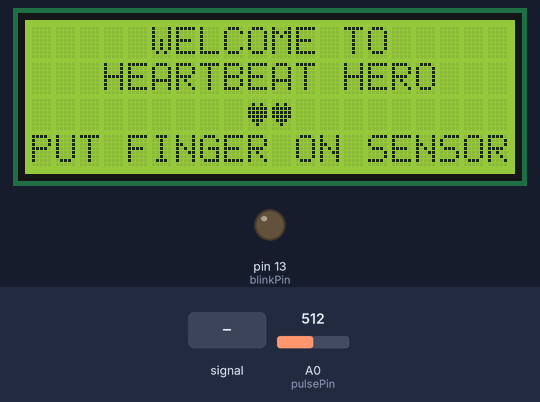
Simulated run of this sketch. Board: Arduino Uno, built with avr-gcc and run on an emulated ATmega328P. Parts: 20×4 character LCD, output pins drawn as LEDs (lit = HIGH). The test bench sets the inputs (shaded band); at power-on: A0 (pulsePin) = 512. What the sketch prints to the serial monitor is not drawn.

Above: at 0.2 s.
1.3 s: A0 (pulsePin) fed a 2 Hz sine of ±306 counts around its level
At 2.34 s:
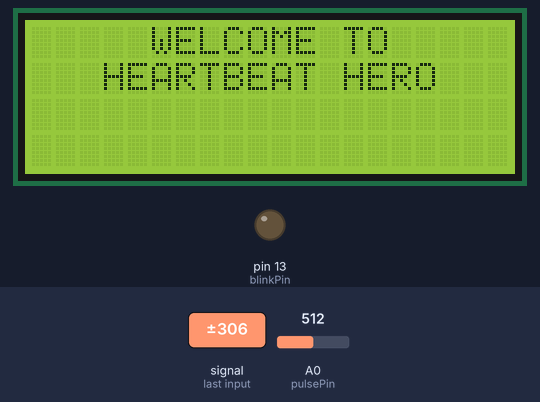
4.3 s: A0 (pulsePin) set to 540
7.3 s: A0 (pulsePin) set to 529
At 10.23 s:
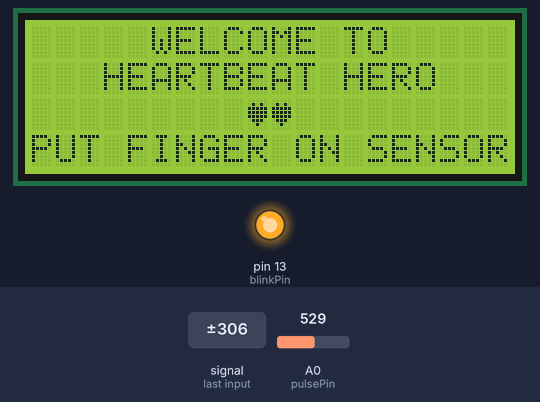
10.3 s: A0 (pulsePin) set to 511
At 12.3 s:
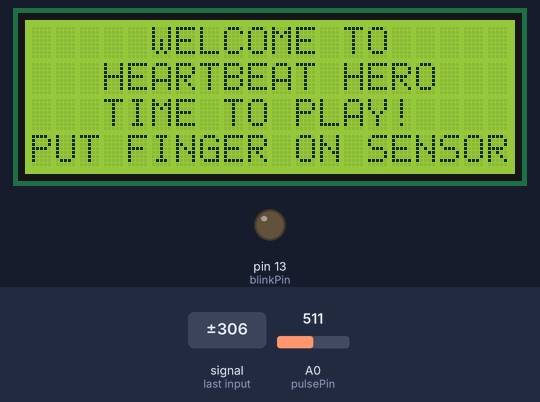
12.6 s: A0 (pulsePin) fed a 1000 Hz sine of ±255 counts around its level
At 14.0 s:
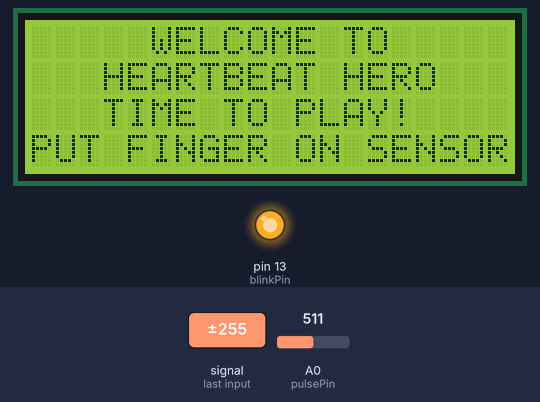
14.3 s: A0 (pulsePin) fed a 200 Hz sine of ±81 counts around its level
At 17.7 s:
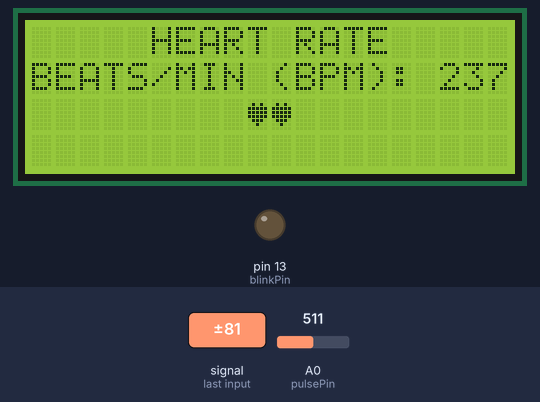
Timing chart, 0 to 19.2 s (numbered marks = the images above; inputs shaded):
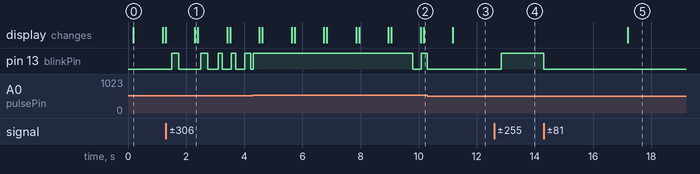

Measured:
- after the input at 1.3 s, pin 13 (blinkPin): LOW → HIGH after 0.20 s, → LOW 0.25 s later, → HIGH 0.75 s later, → LOW 0.25 s later, … (10 changes in this stretch)
- after the input at 7.3 s, pin 13 (blinkPin): HIGH → LOW after 2.5 s, → HIGH 0.29 s later
- after the input at 10.3 s, pin 13 (blinkPin): HIGH → LOW at once
- after the input at 12.6 s, pin 13 (blinkPin): LOW → HIGH after 0.25 s
- after the input at 14.3 s, pin 13 (blinkPin): HIGH → LOW at once
- what the display in image 0 shows lasts 1.0 s, from 0.2 s to 1.2 s

The sketch:

BN_Sketch.ino
```cpp
/*
>>> Pulse Sensor purple wire goes to Analog Pin 0 <<<
Pulse Sensor sample aquisition and processing happens in the background via Timer 2 interrupt. 2mS sample rate.
PWM on pins 3 and 11 will not work when using this code, because we are using Timer 2!
The following variables are automatically updated:
Signal :    int that holds the analog signal data straight from the sensor. updated every 2mS.
IBI  :      int that holds the time interval between beats. 2mS resolution.
BPM  :      int that holds the heart rate value, derived every beat, from averaging previous 10 IBI values.
QS  :       boolean that is made true whenever Pulse is found and BPM is updated. User must reset.
Pulse :     boolean that is true when a heartbeat is sensed then false in time with pin13 LED going out.
*/

#include <LiquidCrystal.h>
#define PROCESSING_VISUALIZER 1
#define SERIAL_PLOTTER  2

//  Variables
int pulsePin = 0;                 // Pulse Sensor purple wire connected to analog pin 0 (A0)
int blinkPin = 13;                // pin to blink led at each beat

// These variables are volatile because they are used in the interrupt service routine!
volatile int BPM;                   // int that holds the pulse rate. updated every 2mS
volatile int Signal;                // holds the incoming raw data
volatile int IBI = 600;             // int that holds the time interval between beats! Must be seeded!
volatile boolean Pulse = false;     // "True" when User's live heartbeat is detected. "False" when not a "live beat".
volatile boolean QS = false;        // becomes true when Arduoino finds a beat.

static int outputType = 2;
LiquidCrystal lcd(12, 11, 5, 4, 3, 2);
byte heart[8] = {0b00000, 0b01010, 0b11111, 0b11111, 0b11111, 0b01110, 0b00100, 0b00000};
byte smiley[8] = {0b00000, 0b00000, 0b01010, 0b00000, 0b00000, 0b10001, 0b01110, 0b00000};
byte frownie[8] = {0b00000, 0b00000, 0b01010, 0b00000, 0b00000, 0b00000, 0b01110, 0b10001};
byte armsDown[8] = {0b00100, 0b01010, 0b00100, 0b00100, 0b01110, 0b10101, 0b00100, 0b01010};
byte armsUp[8] = {0b00100, 0b01010, 0b00100, 0b10101, 0b01110, 0b00100, 0b00100, 0b01010};

void setup(){
  pinMode(blinkPin,OUTPUT);
  Serial.begin(115200);
  interruptSetup();
  lcd.begin(20, 4);
  lcd.createChar(0, heart);
  lcd.createChar(1, smiley);
  lcd.createChar(2, frownie);
  lcd.createChar(3, armsDown);
  lcd.createChar(4, armsUp);
}


void loop()
{
  serialOutput() ;
  if (QS == true){     // A Heartbeat Was Found
          serialOutputWhenBeatHappens();   // A Beat Happened, Output that to serial.
          QS = false;                      // reset the Quantified Self flag for next time
    }
  lcd.clear();
  for (int thisNum = 0; thisNum < 10; thisNum++)
  {
    lcd.clear();
    lcd.setCursor(5, 0);
    lcd.print("WELCOME TO");
    lcd.setCursor(3, 1);
    lcd.print("HEARTBEAT HERO");
    delay(100);
    lcd.setCursor(9, 2);
    lcd.write((byte) 0);
    lcd.write((byte) 0);
    lcd.setCursor(0, 3);
    lcd.print("PUT FINGER ON SENSOR");
    delay(1000);
    lcd.setCursor(3, 2);
    lcd.print("TIME TO PLAY!");
    }
  delay(6000);
  lcd.clear();
  for (int n = 0; n < 9; n++)
    lcd.setCursor(5, 0);
    lcd.print("HEART RATE");
    lcd.setCursor(0, 1);
    lcd.print("BEATS/MIN (BPM): ");
    for (int N = 0; N < 10; N++)
    {
      lcd.setCursor(17, 1);
      lcd.print(BPM);
      }
    lcd.setCursor(9, 2);
    lcd.write((byte) 0);
    lcd.write((byte) 0);
    delay(3000);
    if(BPM >= 40 && BPM <= 130)
    {
      lcd.setCursor(2, 2);
      lcd.print("You are healthy!");
      delay(2000);
      lcd.setCursor(2, 2);
      lcd.print("    Way to Go    ");
      lcd.setCursor(3, 3);
      lcd.print("Heartbeat Hero!");
      delay(3000);
      }
      if(BPM > 130)
      {
        lcd.setCursor(6, 2);
        lcd.print("Too High!");
        delay(2000);
        lcd.setCursor(4, 3);
        lcd.print("Take a break!");
        delay(3000);
        }
      if(BPM < 40)
      {
        lcd.setCursor(6, 2);
        lcd.print("Too Low!");
        delay(2000);
        lcd.setCursor(1, 3);
        lcd.print("Please see doctor!");
        delay(3000);
      }
    delay(2000);
  }
```

AllSerialHandling.ino
```cpp
//////////
/////////  All Serial Handling Code,
/////////  It's Changeable with the 'outputType' variable
/////////  It's declared at start of code.
/////////

void serialOutput()
{   // Decide How To Output Serial.
  switch(outputType)
  {
    case PROCESSING_VISUALIZER:
      sendDataToSerial('S', Signal);     // goes to sendDataToSerial function
      break;
    case SERIAL_PLOTTER:  // open the Arduino Serial Plotter to visualize these data
      Serial.print(BPM);
      Serial.println(" beats per min");
      // Serial.print(",");
      // Serial.print(IBI);
      // Serial.print(",");
      // Serial.println(Signal);
      break;
    default:
      break;
    }

}

//  Decides How To OutPut BPM and IBI Data
void serialOutputWhenBeatHappens()
{
  switch(outputType)
  {
    case PROCESSING_VISUALIZER:    // find it here https://github.com/WorldFamousElectronics/PulseSensor_Amped_Processing_Visualizer
      sendDataToSerial('B',BPM);   // send heart rate with a 'B' prefix
      sendDataToSerial('Q',IBI);   // send time between beats with a 'Q' prefix
      break;

    default:
      break;
    }
  }

//  Sends raw Pulse Sensor data to Pulse Sensor Processing App, Native Mac App, or Third-party Serial Readers.
void sendDataToSerial(char symbol, int data )
{
    Serial.print(symbol);         // symbol prefix tells Processing software what type of data is coming
    Serial.println(data);         // the data to send culminating in a carriage return
  }
```

Interrupt.ino
```cpp
volatile int rate[10];                    // array to hold last ten IBI values
volatile unsigned long sampleCounter = 0;          // used to determine pulse timing
volatile unsigned long lastBeatTime = 0;           // used to find IBI
volatile int P =512;                      // used to find peak in pulse wave, seeded
volatile int T = 512;                     // used to find trough in pulse wave, seeded
volatile int thresh = 512;                // used to find instant moment of heart beat, seeded
volatile int amp = 0;                   // used to hold amplitude of pulse waveform, seeded
volatile boolean firstBeat = true;        // used to seed rate array so we startup with reasonable BPM
volatile boolean secondBeat = false;      // used to seed rate array so we startup with reasonable BPM


void interruptSetup(){  // CHECK OUT THE Timer_Interrupt_Notes TAB FOR MORE ON INTERRUPTS
  // Initializes Timer2 to throw an interrupt every 2mS.
  TCCR2A = 0x02;     // DISABLE PWM ON DIGITAL PINS 3 AND 11, AND GO INTO CTC MODE
  TCCR2B = 0x06;     // DON'T FORCE COMPARE, 256 PRESCALER
  OCR2A = 0X7C;      // SET THE TOP OF THE COUNT TO 124 FOR 500Hz SAMPLE RATE
  TIMSK2 = 0x02;     // ENABLE INTERRUPT ON MATCH BETWEEN TIMER2 AND OCR2A
  sei();             // MAKE SURE GLOBAL INTERRUPTS ARE ENABLED
}


// THIS IS THE TIMER 2 INTERRUPT SERVICE ROUTINE.
// Timer 2 makes sure that we take a reading every 2 miliseconds
ISR(TIMER2_COMPA_vect){                         // triggered when Timer2 counts to 124
  cli();                                      // disable interrupts while we do this
  Signal = analogRead(pulsePin);              // read the Pulse Sensor
  sampleCounter += 2;                         // keep track of the time in mS with this variable
  int N = sampleCounter - lastBeatTime;       // monitor the time since the last beat to avoid noise

    //  find the peak and trough of the pulse wave
  if(Signal < thresh && N > (IBI/5)*3){       // avoid dichrotic noise by waiting 3/5 of last IBI
    if (Signal < T){                        // T is the trough
      T = Signal;                         // keep track of lowest point in pulse wave
    }
  }

  if(Signal > thresh && Signal > P){          // thresh condition helps avoid noise
    P = Signal;                             // P is the peak
  }                                        // keep track of highest point in pulse wave

  //  NOW IT'S TIME TO LOOK FOR THE HEART BEAT
  // signal surges up in value every time there is a pulse
  if (N > 250){                                   // avoid high frequency noise
    if ( (Signal > thresh) && (Pulse == false) && (N > (IBI/5)*3) ){
      Pulse = true;                               // set the Pulse flag when we think there is a pulse
      digitalWrite(blinkPin,HIGH);                // turn on pin 13 LED
      IBI = sampleCounter - lastBeatTime;         // measure time between beats in mS
      lastBeatTime = sampleCounter;               // keep track of time for next pulse

      if(secondBeat){                        // if this is the second beat, if secondBeat == TRUE
        secondBeat = false;                  // clear secondBeat flag
        for(int i=0; i<=9; i++){             // seed the running total to get a realisitic BPM at startup
          rate[i] = IBI;
        }
      }

      if(firstBeat){                         // if it's the first time we found a beat, if firstBeat == TRUE
        firstBeat = false;                   // clear firstBeat flag
        secondBeat = true;                   // set the second beat flag
        sei();                               // enable interrupts again
        return;                              // IBI value is unreliable so discard it
      }


      // keep a running total of the last 10 IBI values
      word runningTotal = 0;                  // clear the runningTotal variable

      for(int i=0; i<=8; i++){                // shift data in the rate array
        rate[i] = rate[i+1];                  // and drop the oldest IBI value
        runningTotal += rate[i];              // add up the 9 oldest IBI values
      }

      rate[9] = IBI;                          // add the latest IBI to the rate array
      runningTotal += rate[9];                // add the latest IBI to runningTotal
      runningTotal /= 10;                     // average the last 10 IBI values
      BPM = 60000/runningTotal;               // how many beats can fit into a minute? that's BPM!
      QS = true;                              // set Quantified Self flag
      // QS FLAG IS NOT CLEARED INSIDE THIS ISR
    }
  }

  if (Signal < thresh && Pulse == true){   // when the values are going down, the beat is over
    digitalWrite(blinkPin,LOW);            // turn off pin 13 LED
    Pulse = false;                         // reset the Pulse flag so we can do it again
    amp = P - T;                           // get amplitude of the pulse wave
    thresh = amp/2 + T;                    // set thresh at 50% of the amplitude
    P = thresh;                            // reset these for next time
    T = thresh;
  }

  if (N > 2500){                           // if 2.5 seconds go by without a beat
    thresh = 530;                          // set thresh default
    P = 512;                               // set P default
    T = 512;                               // set T default
    lastBeatTime = sampleCounter;          // bring the lastBeatTime up to date
    firstBeat = true;                      // set these to avoid noise
    secondBeat = false;                    // when we get the heartbeat back
  }

  sei();                                   // enable interrupts when youre done!
}// end isr
```

Timer_Interrupt_Notes.ino
```cpp
/*
  These notes put together by Joel Murphy for Pulse Sensor Amped, 2015
  The code that this section is attached to uses a timer interrupt
  to sample the Pulse Sensor with consistent and regular timing.
  The code is setup to read Pulse Sensor signal at 500Hz (every 2mS).
  The reasoning for this can be found here:
  http://pulsesensor.com/pages/pulse-sensor-amped-arduino-v1dot1

  There are issues with using different timers to control the Pulse Sensor sample rate.
  Sometimes, user will need to switch timers for access to other code libraries.
  Also, some other hardware may have different timer setup requirements. This page
  will cover those different needs and reveal the necessary settings. There are two
  part of the code that will be discussed. The interruptSetup() routine, and
  the interrupt function call. Depending on your needs, or the Arduino variant that you use,
  check below for the correct settings.


  ******************************************************************************************
  ARDUINO UNO, Pro 328-5V/16MHZ, Pro-Mini 328-5V/16MHz (or any board with ATmega328P running at 16MHz)

 >> Timer2

    Pulse Sensor Arduino UNO uses Timer2 by default.
    Use of Timer2 interferes with PWM on pins 3 and 11.
    There is also a conflict with the Tone library, so if you want tones, use Timer1 below.

      void interruptSetup(){
        // Initializes Timer2 to throw an interrupt every 2mS.
        TCCR2A = 0x02;     // DISABLE PWM ON DIGITAL PINS 3 AND 11, AND GO INTO CTC MODE
        TCCR2B = 0x06;     // DON'T FORCE COMPARE, 256 PRESCALER
        OCR2A = 0X7C;      // SET THE TOP OF THE COUNT TO 124 FOR 500Hz SAMPLE RATE
        TIMSK2 = 0x02;     // ENABLE INTERRUPT ON MATCH BETWEEN TIMER2 AND OCR2A
        sei();             // MAKE SURE GLOBAL INTERRUPTS ARE ENABLED
      }

    use the following interrupt vector with Timer2

      ISR(TIMER2_COMPA_vect)

 >> Timer1

    Use of Timer1 interferes with PWM on pins 9 and 10.
    The Servo library also uses Timer1, so if you want servos, use Timer2 above.

      void interruptSetup(){
        // Initializes Timer1 to throw an interrupt every 2mS.
        TCCR1A = 0x00; // DISABLE OUTPUTS AND PWM ON DIGITAL PINS 9 & 10
        TCCR1B = 0x11; // GO INTO 'PHASE AND FREQUENCY CORRECT' MODE, NO PRESCALER
        TCCR1C = 0x00; // DON'T FORCE COMPARE
        TIMSK1 = 0x01; // ENABLE OVERFLOW INTERRUPT (TOIE1)
        ICR1 = 16000;  // TRIGGER TIMER INTERRUPT EVERY 2mS
        sei();         // MAKE SURE GLOBAL INTERRUPTS ARE ENABLED
      }

    Use the following ISR vector for the Timer1 setup above

      ISR(TIMER1_OVF_vect)

 >> Timer0

    DON'T USE TIMER0! Timer0 is used for counting delay(), millis(), and micros().
                      MESSING WITH Timer0 IS HIGHLY UNADVISED!
*/
```
